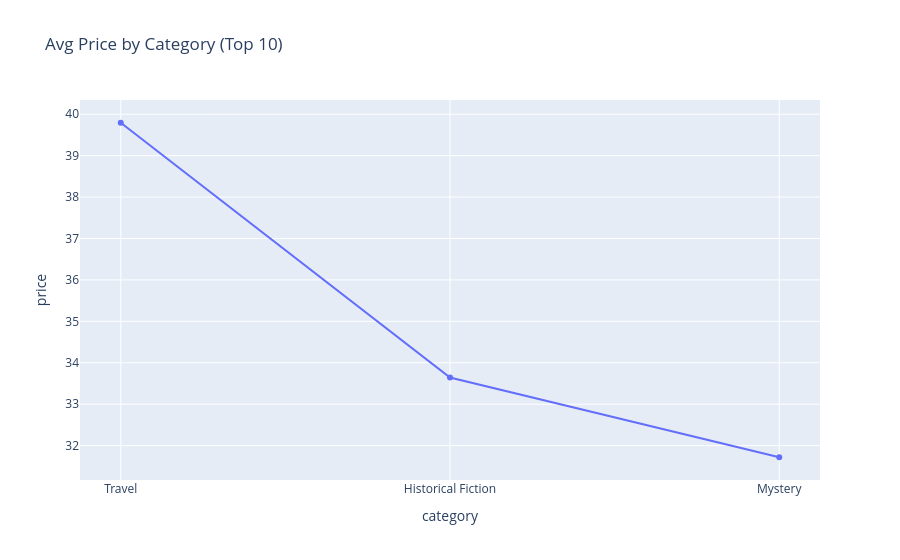

Here is the notebook cell this chart was saved with:
### Code cell
import pandas as pd
import plotly.express as px

cat_avg = (
    df.groupby("category", as_index=False)["price"].mean()
    .sort_values("price", ascending=False)
    .head(10)
)

fig = px.line(
    cat_avg,
    x = "category",
    y = "price",
    markers=True,
    title = "Avg Price by Category (Top 10)"
)

fig.show()

### Figure 1 — Plotly figure (JSON) as saved in the notebook; plotly's stock layout.template omitted (floating-point values rounded to 4 significant figures)
{"data": [{"hovertemplate": "category=%{x}<br>price=%{y}<extra></extra>", "legendgroup": "", "line": {"color": "#636efa", "dash": "solid"}, "marker": {"symbol": "circle"}, "mode": "lines+markers", "name": "", "orientation": "v", "showlegend": false, "type": "scatter", "x": ["Travel", "Historical Fiction", "Mystery"], "xaxis": "x", "y": [39.79, 33.64, 31.72], "yaxis": "y"}], "layout": {"legend": {"tracegroupgap": 0}, "title": {"text": "Avg Price by Category (Top 10)"}, "xaxis": {"anchor": "y", "domain": [0, 1], "title": {"text": "category"}}, "yaxis": {"anchor": "x", "domain": [0, 1], "title": {"text": "price"}}}}
